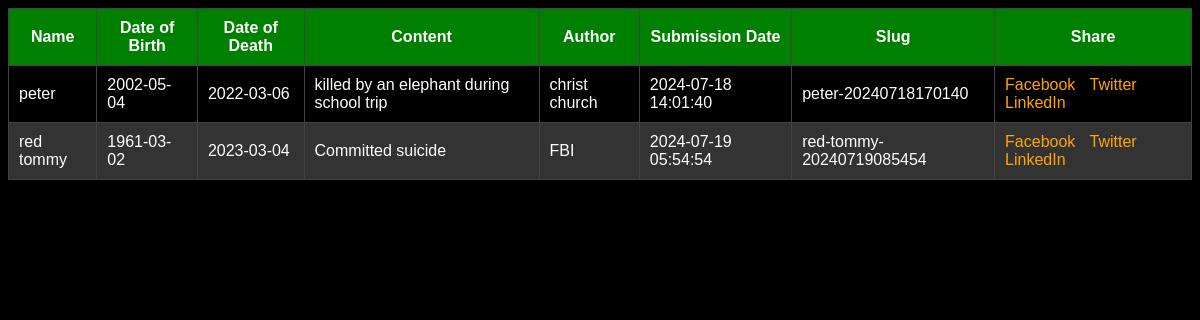
The page /view_obituaries on the database its author committed.
### tables this page shows
CREATE TABLE obituaries (
            id INTEGER PRIMARY KEY AUTOINCREMENT,
            name TEXT NOT NULL,
            date_of_birth DATE NOT NULL,
            date_of_death DATE NOT NULL,
            content TEXT NOT NULL,
            author TEXT NOT NULL,
            submission_date DATETIME DEFAULT CURRENT_TIMESTAMP,
            slug TEXT NOT NULL UNIQUE
        );

### app.py (the view)
@app.route('/view_obituaries', methods=['GET'])
def view_obituaries():
    conn = sqlite3.connect('obituary_platform.db')
    cursor = conn.cursor()
    cursor.execute('SELECT name, date_of_birth, date_of_death, content, author, submission_date, slug FROM obituaries')
    obituaries = cursor.fetchall()
    conn.close()
    return render_template('view_obituaries.html', obituaries=obituaries)

### templates/view_obituaries.html (shortened to what this page needs)
<!DOCTYPE html>
<html lang="en">
<head>
</head>
<body>
    <table>
        <thead>
            <tr>
                <th>Name</th>
                <th>Date of Birth</th>
                <th>Date of Death</th>
                <th>Content</th>
                <th>Author</th>
                <th>Submission Date</th>
                <th>Slug</th>
                <th>Share</th>
            </tr>
        </thead>
        <tbody>
            {% for obituary in obituaries %}
                <tr>
                    <td>{{ obituary[0] }}</td>
                    <td>{{ obituary[1] }}</td>
                    <td>{{ obituary[2] }}</td>
                    <td>{{ obituary[3] }}</td>
                    <td>{{ obituary[4] }}</td>
                    <td>{{ obituary[5] }}</td>
                    <td>{{ obituary[6] }}</td>
                    <td class="social-links">
                        <a href="https://www.facebook.com/sharer/sharer.php?u={{ url_for('view_obituaries', _external=True) }}/{{ obituary[6] }}" target="_blank">Facebook</a>
                        <a href="https://twitter.com/share?url={{ url_for('view_obituaries', _external=True) }}/{{ obituary[6] }}&text={{ obituary[0] }}" target="_blank">Twitter</a>
                        <a href="https://www.linkedin.com/sharing/share-offsite/?url={{ url_for('view_obituaries', _external=True) }}/{{ obituary[6] }}" target="_blank">LinkedIn</a>
                    </td>
                </tr>
            {% endfor %}
        </tbody>
    </table>
</body>
</html>

### templates/view_obituaries.html (style rules this page uses)
body { background-color: black; color: white; font-family: Arial, sans-serif; }
table { width: 100%; border-collapse: collapse; }
th, td { padding: 10px; border: 1px solid #444; }
th { background-color: green; }
tr:nth-child(even) { background-color: #333; }
a { color: orange; text-decoration: none; }
.social-links a { margin-right: 10px; }

### rows shown on the page
obituaries: name "peter", date_of_birth "2002-05-04", date_of_death "2022-03-06", content "killed by an elephant during school trip", author "christ church", submission_date "2024-07-18 14:01:40", slug "peter-20240718170140"
obituaries: name "red tommy", date_of_birth "1961-03-02", date_of_death "2023-03-04", content "Committed suicide", author "FBI", submission_date "2024-07-19 05:54:54", slug "red-tommy-20240719085454"
